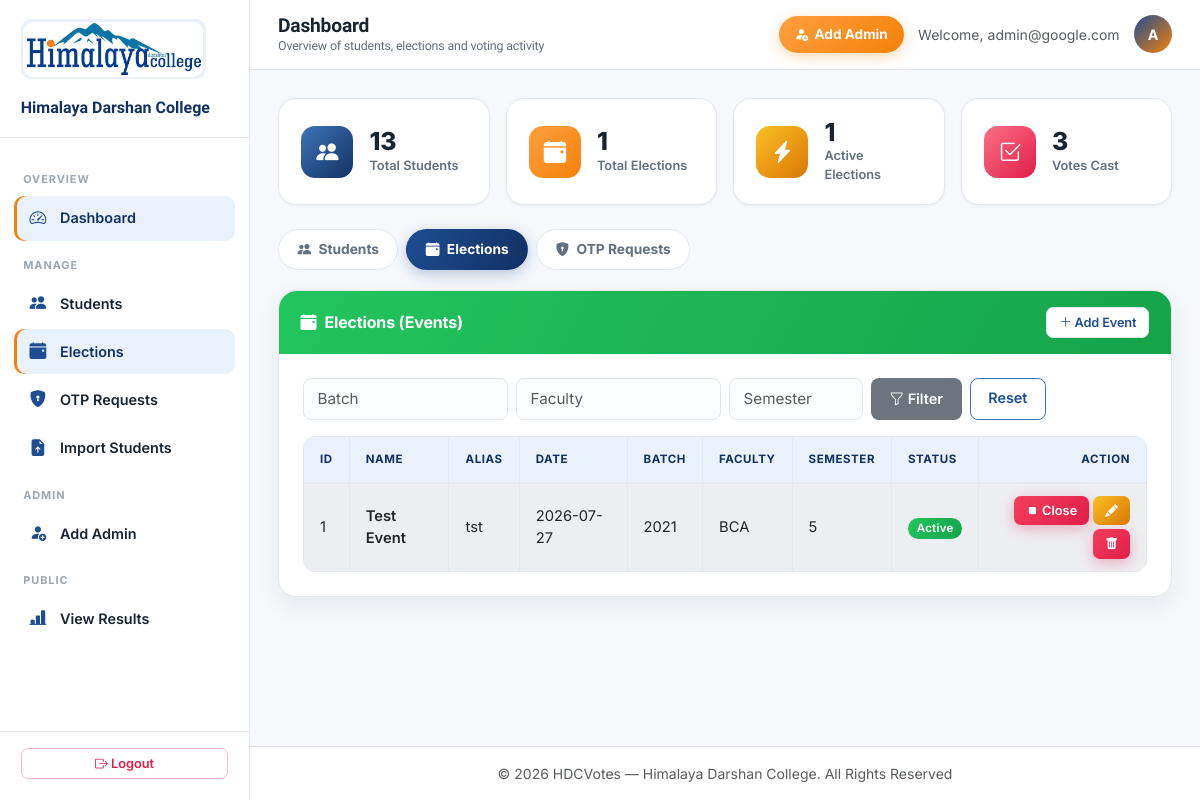
The page /Admin/home.php?section=events (signed in) on the database as committed earlier.
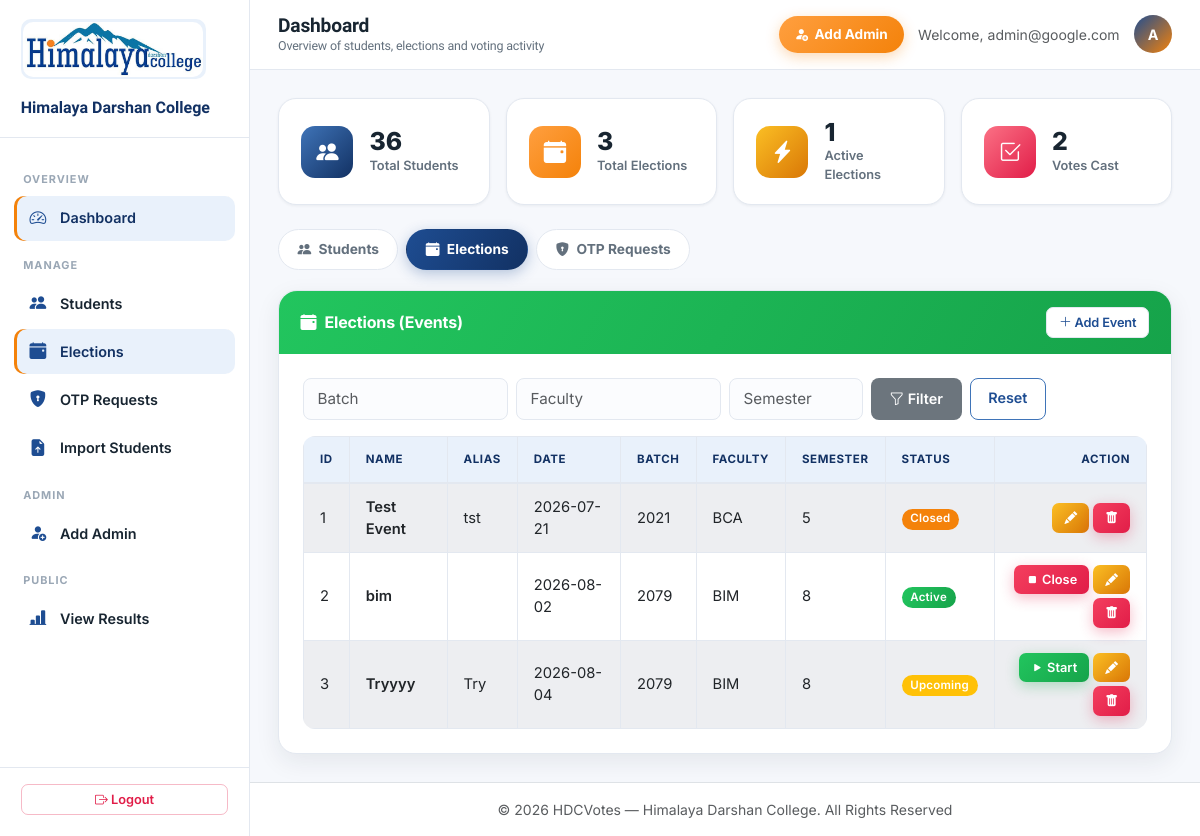
The same page on the database as committed later.
### tables this page shows
CREATE TABLE `election` (
  `election_id` int(11) NOT NULL,
  `election_name` varchar(100) NOT NULL,
  `alias` varchar(50) DEFAULT NULL,
  `election_date` date NOT NULL,
  `election_batch` varchar(20) NOT NULL,
  `election_faculty` varchar(50) NOT NULL,
  `election_semester` int(11) NOT NULL CHECK (`election_semester` between 1 and 8),
  `election_status` varchar(20) DEFAULT 'upcoming'
);

### Admin/events.php (the view, shortened to what this page needs)
<?php
require_once '../Database/db_connect.php';
$batch = $_GET['batch'] ?? '';
$faculty = $_GET['faculty'] ?? '';
$semester = $_GET['semester'] ?? '';
$sql = "SELECT * FROM election WHERE 1=1";
$result = $conn->query($sql);
function statusBadge($status) {
    $map = ['active' => 'success', 'upcoming' => 'warning', 'closed' => 'secondary'];
    $cls = $map[$status] ?? 'secondary';
    return "<span class=\"badge bg-$cls\">" . ucfirst(htmlspecialchars($status)) . "</span>";
}
?>
<div class="card shadow">
    <div class="card-header bg-success text-white d-flex justify-content-between align-items-center flex-wrap gap-2">
        <span><i class="bi bi-calendar-event-fill me-2"></i>Elections (Events)</span>
        <a href="add_event.php" class="btn btn-sm btn-light"><i class="bi bi-plus-lg"></i> Add Event</a>
    </div>
    <div class="card-body">
        <form method="GET" action="home.php" class="row g-2 mb-3">
            <div class="col-md-3"><input type="text" name="batch" class="form-control" placeholder="Batch" value="<?= htmlspecialchars($batch) ?>"></div>
            <div class="col-md-3"><input type="text" name="faculty" class="form-control" placeholder="Faculty" value="<?= htmlspecialchars($faculty) ?>"></div>
            <div class="col-md-2"><input type="number" name="semester" class="form-control" placeholder="Semester" value="<?= htmlspecialchars($semester) ?>"></div>
            <div class="col-md-4 d-flex gap-2">
                <button type="submit" class="btn btn-secondary"><i class="bi bi-funnel"></i> Filter</button>
                <a href="home.php?section=events" class="btn btn-outline-secondary">Reset</a>
            </div>
        </form>
        <div class="table-responsive">
        <table class="table table-bordered table-striped table-hover align-middle">
            <thead><tr><th>ID</th><th>Name</th><th>Alias</th><th>Date</th><th>Batch</th><th>Faculty</th><th>Semester</th><th>Status</th><th class="text-end">Action</th></tr></thead>
            <tbody>
            <?php if ($result && $result->num_rows > 0): ?>
                <?php while($row = $result->fetch_assoc()): ?>
                <tr>
                    <td><?= $row['election_id'] ?></td>
                    <td class="fw-semibold"><?= htmlspecialchars($row['election_name']) ?></td>
                    <td><?= htmlspecialchars($row['alias']) ?></td>
                    <td><?= htmlspecialchars($row['election_date']) ?></td>
                    <td><?= htmlspecialchars($row['election_batch']) ?></td>
                    <td><?= htmlspecialchars($row['election_faculty']) ?></td>
                    <td><?= $row['election_semester'] ?></td>
                    <td><?= statusBadge($row['election_status']) ?></td>
                    <td class="text-end">
                        <div class="d-flex gap-1 justify-content-end flex-wrap">
                            <?php if ($row['election_status'] === 'upcoming'): ?>
                                <a href="update_election_status.php?id=<?= $row['election_id'] ?>&action=start"
                                   class="btn btn-sm btn-success"
                                   title="Start Election"
                                   onclick="return confirm('Are you sure you want to start this election? It will become active and students can vote.')">
                                    <i class="bi bi-play-fill"></i> Start
                                </a>
                            <?php elseif ($row['election_status'] === 'active'): ?>
                                <a href="update_election_status.php?id=<?= $row['election_id'] ?>&action=close"
                                   class="btn btn-sm btn-danger"
                                   title="Close Election"
                                   onclick="return confirm('Are you sure you want to close this election? Voting will be disabled.')">
                                    <i class="bi bi-stop-fill"></i> Close
                                </a>
                            <?php endif; ?>
                            <a href="edit_event.php?id=<?= $row['election_id'] ?>" class="btn btn-sm btn-warning" title="Edit"><i class="bi bi-pencil-fill"></i></a>
                            <a href="delete_event.php?id=<?= $row['election_id'] ?>" class="btn btn-sm btn-danger" title="Delete" onclick="return confirm('Delete this election?')"><i class="bi bi-trash-fill"></i></a>
                        </div>
                    </td>
                </tr>
                <?php endwhile; ?>
            <?php else: ?>
                <tr><td colspan="9" class="text-center text-muted py-4"><i class="bi bi-inbox display-6 d-block mb-2"></i>No elections found.</td></tr>
            <?php endif; ?>
            </tbody>
        </table>
        </div>
    </div>
</div>

### Admin/header.php (shortened to what this page needs)
<!DOCTYPE html>
<html>
<head>
    <link href="https://cdn.jsdelivr.net/npm/bootstrap@5.3.0/dist/css/bootstrap.min.css" rel="stylesheet">
    <link rel="stylesheet" href="https://cdn.jsdelivr.net/npm/bootstrap-icons@1.11.3/font/bootstrap-icons.min.css">
    <link rel="stylesheet" href="../assets/css/custom.css">
</head>
<body>
<?php
    $current = basename($_SERVER['PHP_SELF']);
    $activeSection = $_GET['section'] ?? 'students';
    $adminEmail = $_SESSION['admin_email'] ?? 'Admin';
    $adminInitial = strtoupper(substr($adminEmail, 0, 1));
?>
<div class="admin-shell">
    <aside class="sidebar" id="sidebar">
        <div class="sidebar-brand">
            <span class="brand-icon"><img src="../assets/img/logo.png" alt="Himalaya Darshan College" class="brand-logo brand-logo-sm"></span>
            <br>
            <span>Himalaya Darshan College</span>
        </div>
        <nav class="sidebar-nav">
            <div class="sidebar-section-label">Overview</div>
            <a href="home.php" class="sidebar-link <?= ($current === 'home.php') ? 'active' : '' ?>">
                <i class="bi bi-speedometer2"></i> Dashboard
            </a>
            <div class="sidebar-section-label">Manage</div>
            <a href="home.php?section=students" class="sidebar-link <?= ($current === 'home.php' && $activeSection === 'students') || in_array($current, ['add_student.php','edit_student.php']) ? 'active' : '' ?>">
                <i class="bi bi-people-fill"></i> Students
            </a>
            <a href="home.php?section=events" class="sidebar-link <?= ($current === 'home.php' && $activeSection === 'events') || in_array($current, ['add_event.php','edit_event.php']) ? 'active' : '' ?>">
                <i class="bi bi-calendar-event-fill"></i> Elections
            </a>
            <a href="home.php?section=otp_requests" class="sidebar-link <?= ($current === 'home.php' && $activeSection === 'otp_requests') ? 'active' : '' ?>">
                <i class="bi bi-shield-lock-fill"></i> OTP Requests
            </a>
            <button type="button" class="sidebar-link" data-bs-toggle="modal" data-bs-target="#importModal">
                <i class="bi bi-file-earmark-arrow-up-fill"></i> Import Students
            </button>
            <div class="sidebar-section-label">Admin</div>
            <button type="button" class="sidebar-link" data-bs-toggle="modal" data-bs-target="#addAdminModal">
                <i class="bi bi-person-fill-add"></i> Add Admin
            </button>
            <div class="sidebar-section-label">Public</div>
            <a href="../result.php" target="_blank" class="sidebar-link">
                <i class="bi bi-bar-chart-line-fill"></i> View Results
            </a>
        </nav>
        <div class="sidebar-foot">
            <a href="logout.php" class="btn btn-outline-light btn-sm w-100">
                <i class="bi bi-box-arrow-right"></i> Logout
            </a>
        </div>
    </aside>
    <div class="main-area">
        <div class="topbar">
            <div class="d-flex align-items-center gap-2">
                <div>
                    <h1 class="topbar-title"><?= isset($pageTitle) ? htmlspecialchars($pageTitle) : 'Dashboard' ?>
                        <?php if (isset($pageSubtitle)): ?><span class="sub"><?= htmlspecialchars($pageSubtitle) ?></span><?php endif; ?>
                    </h1>
                </div>
            </div>
            <div class="topbar-right">
                <button type="button" class="btn-add-admin" data-bs-toggle="modal" data-bs-target="#addAdminModal">
                    <i class="bi bi-person-fill-add"></i> <span class="d-none d-sm-inline">Add Admin</span>
                </button>
                <span class="text-muted small d-none d-md-inline">Welcome, <?= htmlspecialchars($adminEmail) ?></span>
                <div class="admin-avatar"><?= $adminInitial ?></div>
            </div>
        </div>
        <div class="content-wrapper">

### Admin/home.php (shortened to what this page needs)
<?php
require_once '../Database/db_connect.php';
$section = $_GET['section'] ?? 'students';
$total_students = $conn->query("SELECT COUNT(*) AS c FROM student")->fetch_assoc()['c'] ?? 0;
$total_elections = $conn->query("SELECT COUNT(*) AS c FROM election")->fetch_assoc()['c'] ?? 0;
$active_elections = $conn->query("SELECT COUNT(*) AS c FROM election WHERE election_status = 'active'")->fetch_assoc()['c'] ?? 0;
$total_votes = $conn->query("SELECT COUNT(*) AS c FROM vote")->fetch_assoc()['c'] ?? 0;
$pageTitle = 'Dashboard';
$pageSubtitle = 'Overview of students, elections and voting activity';
include 'header.php';
?>
<div class="row g-3 mb-4">
    <div class="col-md-3 col-sm-6">
        <div class="stat-card">
            <div class="stat-icon violet"><i class="bi bi-people-fill"></i></div>
            <div>
                <div class="stat-value"><?= (int)$total_students ?></div>
                <div class="stat-label">Total Students</div>
            </div>
        </div>
    </div>
    <div class="col-md-3 col-sm-6">
        <div class="stat-card">
            <div class="stat-icon teal"><i class="bi bi-calendar-event-fill"></i></div>
            <div>
                <div class="stat-value"><?= (int)$total_elections ?></div>
                <div class="stat-label">Total Elections</div>
            </div>
        </div>
    </div>
    <div class="col-md-3 col-sm-6">
        <div class="stat-card">
            <div class="stat-icon amber"><i class="bi bi-lightning-charge-fill"></i></div>
            <div>
                <div class="stat-value"><?= (int)$active_elections ?></div>
                <div class="stat-label">Active Elections</div>
            </div>
        </div>
    </div>
    <div class="col-md-3 col-sm-6">
        <div class="stat-card">
            <div class="stat-icon rose"><i class="bi bi-check2-square"></i></div>
            <div>
                <div class="stat-value"><?= (int)$total_votes ?></div>
                <div class="stat-label">Votes Cast</div>
            </div>
        </div>
    </div>
</div>
<div class="section-tabs">
    <a href="home.php?section=students" class="section-tab <?= $section === 'students' ? 'active' : '' ?>">
        <i class="bi bi-people-fill me-1"></i> Students
    </a>
    <a href="home.php?section=events" class="section-tab <?= $section === 'events' ? 'active' : '' ?>">
        <i class="bi bi-calendar-event-fill me-1"></i> Elections
    </a>
    <a href="home.php?section=otp_requests" class="section-tab <?= $section === 'otp_requests' ? 'active' : '' ?>">
        <i class="bi bi-shield-lock-fill me-1"></i> OTP Requests
    </a>
</div>
<?php if ($section === 'students'): ?>
    <?php include 'students.php'; ?>
<?php elseif ($section === 'otp_requests'): ?>
    <?php include 'otp_requests.php'; ?>
<?php else: ?>
    <?php include 'events.php'; ?>
<?php endif; ?>
<?php include 'footer.php'; ?>

### Admin/footer.php (shortened to what this page needs)
        </div>
        <footer class="text-center py-3 text-muted small border-top" style="background:#fff;">
            &copy; <?= date('Y') ?> HDCVotes &mdash; Himalaya Darshan College. All Rights Reserved
        </footer>
    </div>
</div>
</body>
</html>

Rows that differ between the two databases and show on the page:
changed election "Test Event": election_date "2026-07-27" → "2026-07-21"; election_status "Active" → "Closed"; no longer shows "Close"
added election: election_id "2", election_name "bim", election_date "2026-08-02", election_batch "2079", election_faculty "BIM", election_semester "8", election_status "Active"
added election: election_id "3", election_name "Tryyyy", alias "Try", election_date "2026-08-04", election_batch "2079", election_faculty "BIM", election_semester "8", election_status "Upcoming"
Other text that changed with them:
$total_students: "13" → "36"
$total_elections: "1" → "3"
$total_votes: "3" → "2"
